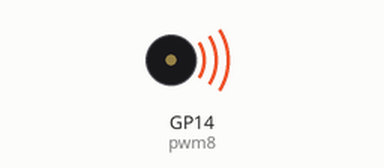
Bench run of a program on a simulated Raspberry Pi Pico running MicroPython. Shown: buzzer (waves = sounding).

Above: at 0.1 s.
Timing chart, 0 to 40.0 s (numbered marks = the images above):
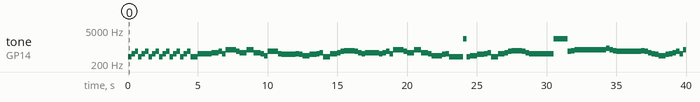

The program:

buzzer_pico_player.py
```python
class Play_music:
    '''
使用蜂鸣器来在pico上面播放最多八个声道的音乐
using buzzer to play music on raspberry pico
channel_1~8的gpio引脚将设置为0，2，4，6，8，10，12，14
the channel_1~8 is for gpio 0，2，4，6，8，10，12，14
请确保列表长度相同（我懒了）
please make sure that the len of list is same
    '''
    def __init__(self, play_speed=120, channel_1=0, channel_2=0, channel_3=0, channel_4=0, channel_5=0, channel_6=0, channel_7=0, channel_8=0):
        from time import sleep
        from machine import Pin, PWM
        self.one_time = 60/play_speed
        self.c1 =channel_1
        self.c2 =channel_2
        self.c3 =channel_3
        self.c4 =channel_4
        self.c5 =channel_5
        self.c6 =channel_6
        self.c7 =channel_7
        self.c8 =channel_8

        #l means low,h means high ,s means #

        self.ldo  = 262
        self.ldos = 277
        self.lre  = 294
        self.lres = 311
        self.lmi  = 330
        self.lmis = 340
        self.lfa  = 349
        self.lfas = 370
        self.lso  = 392
        self.lsos = 415
        self.lla  = 440
        self.llas = 466
        self.lsi  = 494
        self.lsis = 524
        self.do  = 523
        self.dos = 554
        self.re  = 578
        self.res = 622
        self.mi  = 659
        self.mis = 682
        self.fa  = 698
        self.fas = 740
        self.so  = 784
        self.sos = 831
        self.la  = 880
        self.las = 932
        self.si  = 988
        self.sis = 1046
        self.hdo  = 1046
        self.hdos = 1109
        self.hre  = 1175
        self.hres = 1245
        self.hmi  = 1318
        self.hmis = 1356
        self.hfa  = 1397
        self.hfas = 1480
        self.hso  = 1568
        self.hsos = 1661
        self.hla  = 1760
        self.hlas = 1865
        self.hsi  = 1976
        self.hsis = 2093
        self.stop = 200000
        self.f_liist = [51,55,58,61,65,69,73,77,82,87,92,97,103,110,116,123,130,138,146,155,164,174,186,195,207,220,233,246,self.ldo,self.ldos,self.lre,self.lres,self.lmi,self.lmis,self.lfa,self.lfas,self.lso,self.lsos,self.lla,self.llas,self.lsi,self.lsis,
                       self.do,self.dos,self.re,self.res,self.mi,self.mis,self.fa,self.fas,self.so,self.sos,self.la,self.las,self.si,self.sis,
                       self.hdo,self.hdos,self.hre,self.hres,self.hmi,self.hmis,self.hfa,self.hfas,self.hso,self.hsos,self.hla,self.hlas,self.hsi,self.hsis,2217,2349,2489,2637,2793,2959,3135,3322,3520,3729,3951,4186,4434,4698,4978,5274,5587,5919,6281,6644,7040,7458,7902
                        ,8372,8869,9397,9956,10548,self.stop]
        self.test_sb = -1
        self.length = 0
        if type(self.c1).__name__=='list':
            self.pwm1 = PWM(Pin(0))
            self.pwm1.duty_u16(32768)
            self.length = len(self.c1)
            self.test_sb = 1
        else:
            pass
        if type(self.c2).__name__=='list':
            self.pwm2 = PWM(Pin(2))
            self.pwm2.duty_u16(32768)
            self.length = len(self.c2)
            self.test_sb = 2
        else:
            pass
        if type(self.c3).__name__=='list':
            self.pwm3 = PWM(Pin(4))
            self.pwm3.duty_u16(32768)
            self.length = len(self.c3)
            self.test_sb = 3
        else:
            pass
        if type(self.c4).__name__=='list':
            self.pwm4 = PWM(Pin(6))
            self.pwm4.duty_u16(32768)
            self.length = len(self.c4)
            self.test_sb = 4
        else:
            pass
        if type(self.c5).__name__=='list':
            self.pwm5 = PWM(Pin(8))
            self.pwm5.duty_u16(32768)
            self.length = len(self.c5)
            self.test_sb = 5
        else:
            pass
        if type(self.c6).__name__=='list':
            self.pwm6 = PWM(Pin(10))
            self.pwm6.duty_u16(32768)
            self.length = len(self.c6)
            self.test_sb = 6
        else:
            pass
        if type(self.c7).__name__=='list':
            self.pwm7 = PWM(Pin(12))
            self.pwm7.duty_u16(32768)
            self.length = len(self.c7)
            self.test_sb = 7
        else:
            pass
        if type(self.c8).__name__=='list':
            self.pwm8 = PWM(Pin(14))
            self.pwm8.duty_u16(32768)
            self.length = len(self.c8)
            self.test_sb = 8
        else:
            pass
        if self.test_sb == -1:
            raise Exception('please make sure there has least one list has been there')
    def play_music(self):
        import time
        i = 1
        while i <= self.length:
            j = i - 1
            if type(self.c1).__name__=='list':
                self.pwm1.freq(self.f_liist[int(40 + self.c1[j] * 2)])
            if type(self.c2).__name__=='list':
                self.pwm2.freq(self.f_liist[int(40 + self.c2[j] * 2)])
            if type(self.c3).__name__=='list':
                self.pwm3.freq(self.f_liist[int(40 + self.c3[j] * 2)])
            if type(self.c4).__name__=='list':
                self.pwm4.freq(self.f_liist[int(40 + self.c4[j] * 2)])
            if type(self.c5).__name__=='list':
                self.pwm5.freq(self.f_liist[int(40 + self.c5[j] * 2)])
            if type(self.c6).__name__=='list':
                self.pwm6.freq(self.f_liist[int(40 + self.c6[j] * 2)])
            if type(self.c7).__name__=='list':
                self.pwm7.freq(self.f_liist[int(40 + self.c7[j] * 2)])
            if type(self.c8).__name__=='list':
                self.pwm8.freq(self.f_liist[int(40 + self.c8[j] * 2)])

            i = i+1
            time.sleep(self.one_time)
        if type(self.c1).__name__=='list':
            self.pwm1.duty_u16(0)
        if type(self.c2).__name__=='list':
            self.pwm2.duty_u16(0)
        if type(self.c3).__name__=='list':
            self.pwm3.duty_u16(0)
        if type(self.c4).__name__=='list':
            self.pwm4.duty_u16(0)
        if type(self.c5).__name__=='list':
            self.pwm5.duty_u16(0)
        if type(self.c6).__name__=='list':
            self.pwm6.duty_u16(0)
        if type(self.c7).__name__=='list':
            self.pwm7.duty_u16(0)
        if type(self.c8).__name__=='list':
            self.pwm8.duty_u16(0)
        def play_always(self):
            while True:
                self.play_music()
if __name__ == '__main__':

    channel_1 = [-2.0,1.0,3.0,-2.0,1.0,3.0,-2.0,1.0,3.0,-2.0,1.0,3.0,-2.0,1.0,3.0,-2.0,1.0,3.0,-2.0,-2.0,1.0,1.0,1.0,1.0,2.0,2.0,3.0,1.0,5.0,5.0,5.0,3.0,2.0,2.0,5.0,5.0,2.0,2.0,1.0,-1.0,3.0,3.0,3.0,1.0,0.0,0.0,0.0,0.0,1.0,0.0,-1.0,-1.0,0.0,0.0,1.0,2.0,-2.0,-2.0,1.0,1.0,2.0,3.0,4.0,4.0,4.0,3.0,2.0,1.0,2.0,2.0,2.0,2.0,1.0,2.0,3.0,1.0,5.0,5.0,5.0,3.0,2.0,2.0,5.0,5.0,2.0,2.0,1.0,-1.0,-1.0,-1.0,0.0,1.0,-2.0,-2.0,-2.0,-2.0,15.0,-2.0,-1.0,-1.0,0.0,0.0,1.0,2.0,-2.0,-2.0,1.0,1.0,2.0,3.0,4.0,4.0,4.0,3.0,2.0,1.0,1.0,1.0,1.0,1.0,1.0,1.0,15.0,15.0,15.0,15.0,3.0,4.0,5.0,5.0,5.0,5.0,5.0,5.0,5.0,5.0,5.0,6.0,5.0,4.0,3.0,3.0,3.0,3.0,3.0,3.0,3.0,4.0,3.0,2.0,1.0,0.0,-1.0,-1.0,0.0,1.0,2.0,3.0,1.0,5.0,5.0,5.0,3.0,2.0,2.0,5.0,5.0,2.0,2.0,1.0,-1.0,3.0,3.0,3.0,1.0,0.0,0.0,0.0,0.0,1.0,0.0,-1.0,-1.0,0.0,0.0,1.0,2.0,-2.0,-2.0,1.0,1.0,2.0,3.0,4.0,4.0,4.0,3.0,2.0,1.0,2.0,2.0,2.0,2.0,1.0,2.0,3.0,1.0,5.0,5.0,5.0,3.0,2.0,2.0,5.0,5.0,2.0,2.0,1.0,-1.0,-1.0,-1.0,0.0,1.0,-2.0,-2.0,-2.0,-2.0,15.0,-2.0,-1.0,-1.0,0.0,0.0,1.0,2.0,-2.0,-2.0,1.0,1.0,2.0,3.0,4.0,4.0,4.0,3.0,2.0,1.0,1.0,1.0,1.0,1.0,1.0,1.0,15.0,15.0,15.0,15.0,3.0,4.0,5.0,5.0,5.0,5.0,5.0,5.0,5.0,5.0,5.0,6.0,5.0,4.0,3.0,3.0,3.0,3.0,3.0,3.0,3.0,4.0,3.0,2.0,1.0,0.0,-1.0,-1.0,0.0,1.0,2.0,-2.0,-2.0,1.0,1.0,2.0,3.0,2.0,2.0,2.0,2.0,2.0,1.0,1.0,1.0,1.0,1.0,1.0,1.0,-2.0,-2.0,1.0,1.0,15.0,15.0,-2.0,-2.0,1.0,1.0,3.0,3.0,-2.0,-2.0,1.0,1.0,1.0,2.0,3.0,1.0,5.0,5.0,5.0,3.0,2.0,2.0,5.0,5.0,2.0,2.0,1.0,-1.0,3.0,3.0,3.0,1.0,0.0,0.0,0.0,0.0,1.0,0.0,-1.0,-1.0,0.0,0.0,1.0,2.0,-2.0,-2.0,1.0,1.0,2.0,3.0,4.0,4.0,4.0,3.0,2.0,1.0,2.0,2.0,2.0,2.0,1.0,2.0,3.0,1.0,5.0,5.0,5.0,3.0,2.0,2.0,5.0,5.0,2.0,2.0,1.0,-1.0,-1.0,-1.0,0.0,1.0,-2.0,-2.0,-2.0,-2.0,15.0,-2.0,-1.0,-1.0,0.0,0.0,1.0,2.0,-2.0,-2.0,1.0,1.0,2.0,3.0,4.0,4.0,4.0,3.0,2.0,1.0,1.0,1.0,1.0,1.0,1.0,1.0,15.0,15.0,15.0,15.0,3.0,4.0,5.0,5.0,5.0,5.0,5.0,5.0,5.0,5.0,5.0,6.0,5.0,4.0,3.0,3.0,3.0,3.0,3.0,3.0,3.0,4.0,3.0,2.0,1.0,0.0,-1.0,-1.0,0.0,1.0,2.0,3.0,1.0,5.0,5.0,5.0,3.0,2.0,2.0,5.0,5.0,2.0,2.0,1.0,-1.0,3.0,3.0,3.0,1.0,0.0,0.0,0.0,0.0,1.0,0.0,-1.0,-1.0,0.0,0.0,1.0,2.0,-2.0,-2.0,1.0,1.0,2.0,3.0,4.0,4.0,4.0,3.0,2.0,1.0,2.0,2.0,2.0,2.0,1.0,2.0,3.0,1.0,5.0,5.0,5.0,3.0,2.0,2.0,5.0,5.0,2.0,2.0,1.0,-1.0,-1.0,-1.0,0.0,1.0,-2.0,-2.0,-2.0,-2.0,15.0,-2.0,-1.0,-1.0,0.0,0.0,1.0,2.0,-2.0,-2.0,1.0,1.0,2.0,3.0,4.0,4.0,4.0,3.0,2.0,1.0,1.0,1.0,1.0,1.0,1.0,1.0,15.0,15.0,15.0,15.0,3.0,4.0,5.0,5.0,5.0,5.0,5.0,5.0,5.0,5.0,5.0,6.0,5.0,4.0,3.0,3.0,3.0,3.0,3.0,3.0,3.0,4.0,3.0,2.0,1.0,0.0,-1.0,-1.0,0.0,1.0,2.0,-2.0,-2.0,1.0,1.0,1.0,0.0,-1.0,-1.0,0.0,0.0,1.0,2.0,-2.0,-2.0,-2.0,-2.0,1.0,0.0,-1.0,-1.0,0.0,0.0,1.0,2.0,-2.0,-2.0,1.0,1.0,2.0,3.0,4.0,4.0,4.0,3.0,2.0,1.0,]

    channel_2 = [15,15,15,15,15,15,15,15,-1,1,3,3,3,3,3,3,-4,-2,0,0,0,0,0,0,-3,-1,1,1,1,1,1,1
                 -7,-4,-2,-2,-2,-2,-2,-2,-5,-3,-1,-1,-1,-1,-1,-1,-6,-4,-2,-2,-2,-2,-2,-2,-6,-2.5,0,0,0,0,0,0
                 -6,-6,-3.5,-2,0,0,3,3,-1,1,3,3,3,3,3,3,-4,-2,0,0,0,0,0,0,-3,-1,1,1,1,1,1,1,
                 0,-4,-2,-2,-2,-2,-2,-5,-5,-3,-1,-1,-1,-1,-1,-1,-6,-6,-4,-4,-4,-4,-4,-4,-5,-1,2,2,-4,-4,-4,-4,
                 -1,-1,-1,-1,-1,-1,15,15,-6,-4,-2,-2,-2,-2,1,1,-6,-6,-5,-5,-5,-5,15,15,-6,-4,-1,-1,-1,-1,1,1,
                 -6,-6,-4,-4,-2,-2,-2,-2,1,1,1,1,2,2,2,2,1,1,1,1,1,1,1,1,1,1,1,1,1,1,1,1]
    channel_3 = [15,15,15,15,15,15,6,7,8,8,8,7,8,8,10,10,7,7,7,7,7,7,3,3,6,6,6,5,6,6,8,8,
                 5,5,5,5,5,5,3,3,4,4,4,3,4,8,8,8,3,3,3,3,15,8,8,8,7,7,7,4.5,4,4,7,7,
                 7,7,7,7,7,7,6,7,8,8,8,7,8,8,10,10,7,7,7,7,7,7,3,3,6,6,6,5,6,6,8,8
                 ,5,5,5,5,5,5,3,3,4,4,8,7,7,7,8,8,9,9,10,8,8,8,8,8,8,8,7,6,6,7,7,5.5,5.5
                 ,6,6,6,6,6,6,8,9,10,10,10,9,10,10,12,12,9,9,9,9,9,9,5,5,8,8,8,7,8,8,10,10,
                 10,10,10,10,10,10,5,5,6,7,8,8,7,8,9,9,8,8,8,5,5,5,5,5,9,9,8,8,7,7,6,6]
    channel_4 = [15,15,15,15,15,15,15,15,-1,1,3,3,3,3,3,3,-4,-2,0,0,0,0,0,0,-3,-1,1,1,1,1,1,1,
                 -7,-4,-2,-2,-2,-2,-2,-2,-5,-3,-1,-1,-1,-1,-1,-1,-6,-4,-2,-2,-2,-2,-2,-2,-6,-2.5,0,0,0,0,0,0,
                 -6,-6,-3.5,-2,0,0,3,3,-1,1,3,3,3,3,3,3,-4,-2,0,0,0,0,0,0,-3,-1,1,1,1,1,1,1,
                 0,-4,-2,-2,-2,-2,-2,-5,-5,-3,-1,-1,-1,-1,-1,-1,-6,-6,-4,-4,-4,-4,-4,-4,-5,-1,2,2,-1.5,-1.5,-1.5,-1.5,
                 1,1,1,1,1,1,15,15,-6,-4,-2,-2,-2,-2,1,1,-6,-6,-5,-5,-5,-5,15,15,-6,-4,-1,-1,-1,-1,1,1,
                 -6,-6,-4,-4,-2,-2,-2,-2,-1,-1,-1,-1,0,0,0,0,-2,-2,-2,-2,-2,-2,-2,-2,-1,-1,-1,-1,-1,-1,-1,-1]
    channel_5 = [15,15,15,15,15,15,15,15,-1,1,3,3,3,3,3,3,-4,-2,0,0,0,0,0,0,-3,-1,1,1,1,1,1,1,
                 -7,-4,-2,-2,-2,-2,-2,-2,-5,-3,-1,-1,-1,-1,-1,-1,-6,-4,-2,-2,-2,-2,-2,-2,-6,-2.5,0,0,0,0,0,0,
                 -6,-6,-3.5,-2,0,0,3,3,-1,1,3,3,3,3,3,3,-4,-2,0,0,0,0,0,0,-3,-1,1,1,1,1,1,1,
                 0,-4,-2,-2,-2,-2,-2,-5,-5,-3,-1,-1,-1,-1,-1,-1,-6,-6,-4,-4,-4,-4,-4,-4,-5,-1,2,2,0,0,0,0,
                 3,3,3,3,3,3,15,15,-6,-4,-2,-2,-2,-2,1,1,-6,-6,-5,-5,-5,-5,15,15,-6,-4,-1,-1,-1,-1,1,1,
                 -6,-6,-4,-4,-2,-2,-2,-2,-1,-1,-1,-1,0,0,0,0,-2,-2,-2,-2,-2,-2,-2,-2,-5,-5,-5,-5,-5,-5,-5,-5]

    a = Play_music(240,channel_1,channel_1,channel_1,channel_1,channel_1,channel_1,channel_1,channel_1)
    a.play_music()
else:
    pass
```

Measured:
- by itself, tone on GP14 (pwm8): plays 392 Hz for 0.25 s, 523 Hz for 0.25 s, 659 Hz for 0.25 s, 392 Hz for 0.25 s, 523 Hz for 0.25 s, 659 Hz for 0.25 s … (96 notes in this stretch)
